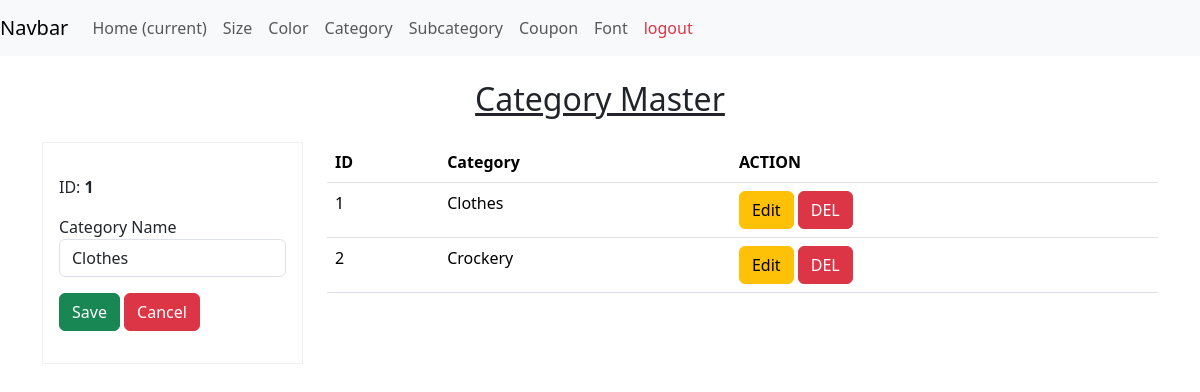
Page /category/1/ on the committed database.
### custome_app/models.py (models this page shows)
class Category(models.Model):
    name = models.CharField(max_length=50, unique=True, null=False, blank=False)
    def __str__(self):
        return f'{self.name}'

### custome_app/views.py (the view, shortened to what this page needs)
# urls.py: path('category/', CategoryView.as_view(), name='category_view_url'),
class CategoryView(views.View):
    def get(self, request, pk=None):
        context = {}
        template_name = 'admin_function/category.html'
        categories = Category.objects.all()
        context['categories'] = categories
        if pk:
            category = categories.filter(id=pk)
            print(category)
            if str(request.path).endswith('/delete/'):
                context['del_category'] = category[0] if category.exists() else None
            else:
                context['category'] = category[0] if category.exists() else None
        return render(request, template_name, context)

### templates/admin_function/category.html (shortened to what this page needs)
{% extends 'custome_app/admin_hompage.html' %}
{% block main %}
<div class="container mt-4">
    <div class="row">
        <div class="col-12 mb-3">
            <h2 style="text-align: center;"><u>Category Master</u></h2>
        </div>
        <div class="col-3">
            {% if del_category %}
                <form method="post" style="border: 1px solid rgb(230,230,230);">
                    {% csrf_token %}
                    <h3 style="color:red;"> Are you sure to delete this record?</h3>
                    <input type="hidden" value="{{ del_category.id}}" name="id">
                    <input type="submit" class="btn btn-danger" value="DELETE"/>
                    <a class="btn btn-info" href="{% url 'category_view_url' %}">CANCEL</a>
                </form>
            {% else %}
                <form method="post" class="p-3" style="border:1px solid rgb(240,240,240);">
                    <div class="mb-3 mt-3">
                        <label>ID: <b>{{category.id}}</b></label>
                    </div>
                    <div class="mb-3 mt-3">
                        <label>Category Name</label>
                        <input type="text" class="form-control" name="name" value="{{category.name}}" />
                    </div>
                    <div class="mb-3 mt-3">
                        <button type="submit" class="btn btn-success">Save</button>
                        <button type="reset" class="btn btn-danger">Cancel</button>
                    </div>
                </form>
            {% endif %}
        </div>
        <div class="col-9">
            <table class="table table-stripped">
                <thead style="">
                    <tr>
                        <th>ID</th>
                        <th>Category</th>
                        <th>ACTION</th>
                    </tr>
                </thead>
                <tbody>
                    {% for category in categories %}
                    <tr>
                        <td>{{ forloop.counter }}</td>
                        <td>{{ category.name }}</td>
                        <td>
                            <a class="btn btn-warning" href="{% url 'category_view_edit_url' category.id %}">Edit</a>
                            <a class="btn btn-danger" href="{% url 'category_view_delete_url' category.id %}">DEL</a>
                        </td>
                    </tr>
                    {% endfor %}
                </tbody>
            </table>
        </div>
    </div>
</div>
{% endblock %}

### rows in the picture
Category: id "1", name "Clothes"
Category: name "Crockery"
